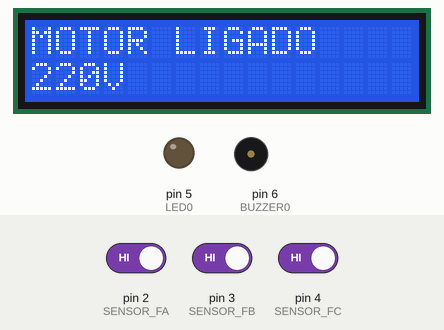
Recording of a sketch running on a simulated Arduino Uno, built with avr-gcc and run on an emulated ATmega328P. Shown: 16×2 character LCD, output pins drawn as LEDs (lit = HIGH), buzzer (waves = sounding, pin HIGH). Dashed ring = blinking. Inputs (shaded band) come from the test bench; at power-on: pin 3 (SENSOR_FB) HIGH, pin 2 (SENSOR_FA) HIGH, pin 4 (SENSOR_FC) HIGH.

Above: at 2.9 s.
3.0 s: pin 3 (SENSOR_FB) driven LOW
At 5.0 s:
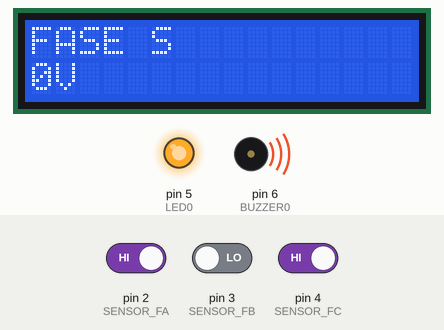
6.7 s: pin 2 (SENSOR_FA) driven LOW
At 9.3 s:
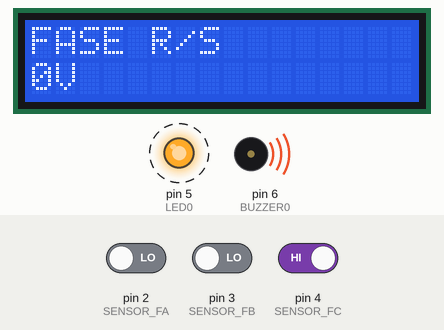
10.9 s: pin 4 (SENSOR_FC) driven LOW
At 13.5 s:
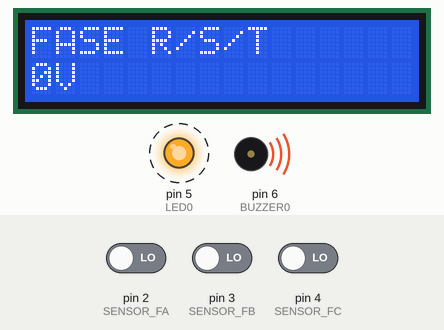
15.1 s: pin 2 (SENSOR_FA) driven HIGH
At 17.8 s:
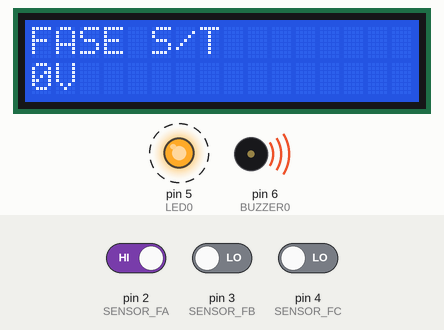
19.3 s: pin 3 (SENSOR_FB) driven HIGH
At 22.1 s:
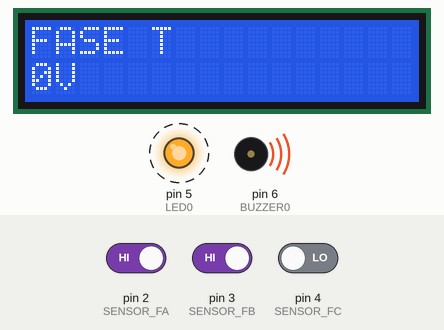
23.5 s: pin 2 (SENSOR_FA) driven LOW
At 26.3 s:
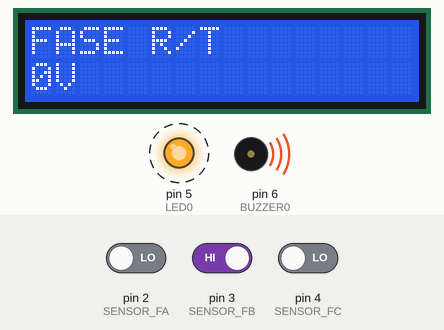
Timing chart, 0 to 28.7 s (numbered marks = the images above; inputs shaded):
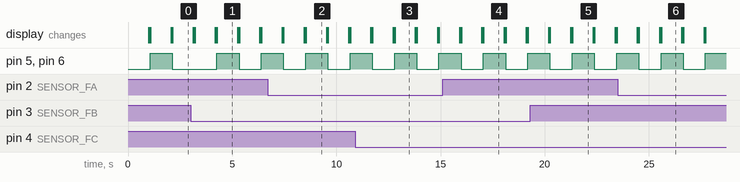

Measured:
- after the input at 3.0 s, the display: first differs from a run without the input after 1.3 s (image 1)
- after the input at 6.7 s, the display: first differs from a run without the input after 1.8 s (image 2)
- after the input at 10.9 s, the display: first differs from a run without the input after 1.9 s (image 3)
- after the input at 15.1 s, the display: first differs from a run without the input after 2.0 s (image 4)
- after the input at 19.3 s, the display: first differs from a run without the input after 2.0 s (image 5)
- after the input at 23.5 s, the display: first differs from a run without the input after 2.1 s (image 6)
- by itself, pin 5 (LED0), pin 6 (BUZZER0): alternates HIGH for 1.1 s and LOW for 1.1 s

The sketch:

firmware.ino
```cpp
/***************************************************************************
****************************************************************************
** CENTRO DE ENSINO PROFISSIONALIZANTE - CEP                              **
** ESCOLA TÉCNICA DE BRASÍLIA - ETB                                       **
** PROFESSOR: MARCELO                                                     **
**                                                                        **
** PROJETO: DETECTOR DE FALTA DE FASE (DFF)                               **
** ALUNOS:  FRANCISCO DE ASSIS DA ROCHA CAMPOS - 17177-8                  **
**          MARIA JUCICLÉIA DA SILVA 14904-7                              **
**          NAILTON SOUSA DE OLIVEIRA - 17286-3                           **
** TURMA: 2ºP Noturno Data inicial: 18/08/2017 Data final: 30/11/2017     **
****************************************************************************
***************************************************************************/

// Inclusão de bibliotecas
#include <LiquidCrystal.h>

// Definir as portas dos sensores
int SENSOR_FA = 2;
int SENSOR_FB = 3;
int SENSOR_FC = 4;

// Definir variáveis de leituras dos sensores
int READ_SENSOR_FA;
int READ_SENSOR_FB;
int READ_SENSOR_FC;

// Definir as portas dos alertas
int LED0 = 5;
int BUZZER0 = 6;

// Definir porta do relé
int RELE = 2;

// Paramêtros da função estadoAlerta
unsigned long millisAnterior = 0;
int estadoPino = LOW;
const long intervalo = 1000;

// Paramêtros da função retornaLeituraSensor
bool ALERTA;

// Variável para receber o texto específico para o LCD
const char * LCD_ESCREVER;

// Definir os pinos LCD no ARDUINO
LiquidCrystal lcd(7, 8, 9, 10, 11, 12);

// Início do programa
void setup()
{

  // Definir o tipo de entrada das variáveis
  pinMode(SENSOR_FA, INPUT);
  pinMode(SENSOR_FB, INPUT);
  pinMode(SENSOR_FC, INPUT);
  pinMode(LED0, OUTPUT);
  pinMode(BUZZER0, OUTPUT);
  pinMode(RELE, INPUT);

  // Inicializa as váriaveis com estado desligado
  digitalWrite(SENSOR_FA, LOW);
  digitalWrite(SENSOR_FB, LOW);
  digitalWrite(SENSOR_FC, LOW);
  digitalWrite(LED0, LOW);
  digitalWrite(BUZZER0, LOW);
  digitalWrite(RELE, LOW);

}

// Loop do programa ARDUINO
void loop()
{

  // Função que faz a leitura dos sensores A, B, C
  ALERTA = retornaLeituraSensor();

  // Faz um teste de igualdade e executado uma ação
  switch (ALERTA) {
    case true:
    estadoPino = estadoAlerta(estadoPino);
    digitalWrite(LED0, estadoPino);
    digitalWrite(BUZZER0, estadoPino);
    break;
    default:
    digitalWrite(LED0, LOW);
    digitalWrite(BUZZER0, LOW);
    break;
  }

}

// Essa função retorna o estado do pino LOW/HIGH com base no paramêtro passado
int estadoAlerta(int estadoPino)
{
  unsigned long millisAtual = millis();

  if (millisAtual - millisAnterior >= intervalo) {

    // salve a última vez que estava ativo o alerta
    millisAnterior = millisAtual;

    // Se o alerta estiver desligado, ligue-o e vice-versa:
    if (estadoPino == LOW) {
      estadoPino = HIGH;
      } else {
        estadoPino = LOW;
      }
      return estadoPino;
    }
  }


// Função faz a leitura dos sensores e retorna o estado true/false
int retornaLeituraSensor()
{
  ALERTA = false;

  // Ler o estado dos sensores
  READ_SENSOR_FA = digitalRead(SENSOR_FA); // SENSOR R
  READ_SENSOR_FB = digitalRead(SENSOR_FB); // SENSOR S
  READ_SENSOR_FC = digitalRead(SENSOR_FC); // SENSOR T

  delay(1000);
  lcd.clear();

// Escrever no LCD conforme cada fase desativada
 if(READ_SENSOR_FA == LOW && READ_SENSOR_FB == LOW)
  {
    LCD_ESCREVER = "FASE R/S";

  }else if(READ_SENSOR_FA == LOW && READ_SENSOR_FC == LOW)
  {
    LCD_ESCREVER = "FASE R/T";

  }else if(READ_SENSOR_FB == LOW && READ_SENSOR_FC == LOW)
  {
    LCD_ESCREVER = "FASE S/T";

  }else if(READ_SENSOR_FA == LOW)
  {
    LCD_ESCREVER = "FASE R";

  }else if(READ_SENSOR_FB == LOW)
  {
    LCD_ESCREVER = "FASE S";

  }else
  {
    LCD_ESCREVER = "FASE T";
  }

  // Caso cai todas as fases
  if(READ_SENSOR_FA == LOW && READ_SENSOR_FB == LOW && READ_SENSOR_FC == LOW)
  {
    // Imputa no ALERTA como verdadeiro, ou seja, caiu a fase
    ALERTA = true;

    // Enviar tensão para relé abrir
    digitalWrite(RELE, HIGH);

    // Coloca as informações no LCD
    lcd.begin(16, 2);
    lcd.print("FASE R/S/T");
    lcd.setCursor(0,1);
    lcd.print("0V");
    return ALERTA;
  }

  // Caso caia a fase R
  if (READ_SENSOR_FA == LOW)
  {
    // Imputa no ALERTA como verdadeiro, ou seja, caiu a fase
    ALERTA = true;

    // Enviar tensão para relé abrir
    digitalWrite(RELE, HIGH);

    // Coloca as informações no LCD
    lcd.begin(16, 2);
    lcd.print(LCD_ESCREVER);
    lcd.setCursor(0,1);
    lcd.print("0V");
    return ALERTA;
  }

  // Caso caia a fase S
  if (READ_SENSOR_FB == LOW)
  {
    // Imputa no ALERTA como verdadeiro, ou seja, caiu a fase
    ALERTA = true;

    // Enviar tensão para relé abrir
    digitalWrite(RELE, HIGH);

    // Coloca as informações no LCD
    lcd.begin(16, 2);
    lcd.print(LCD_ESCREVER);
    lcd.setCursor(0,1);
    lcd.print("0V");
    return ALERTA;
  }

  // Caso caia a fase T
  if (READ_SENSOR_FC == LOW)
  {
    // Imputa no ALERTA como verdadeiro, ou seja, caiu a fase
    ALERTA = true;

    // Enviar tensão para relé abrir
    digitalWrite(RELE, HIGH);

    // Coloca as informações no LCD
    lcd.begin(16, 2);
    lcd.print(LCD_ESCREVER);
    lcd.setCursor(0,1);
    lcd.print("0V");
    return ALERTA;
  }

  if (ALERTA == false)
  {

    // Enviar para relé abrir
    digitalWrite(RELE, LOW);

    // Coloca as informações no LCD
    lcd.begin(16, 2);
    lcd.print("MOTOR LIGADO");
    lcd.setCursor(0,1);
    lcd.print("220V");
    return ALERTA;
  }

}
```
